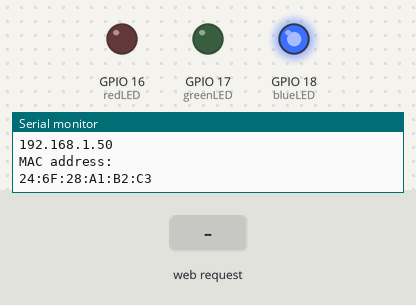
Bench run of a program on a simulated ESP32. Parts: output pins drawn as LEDs (lit = HIGH), the last lines printed to the serial monitor. The inputs (shaded band) are chosen by the test bench. WiFi joins after 1.5 s; servers stay silent unless stated.

Above: at 2.7 s.
2.8 s: HTTP request GET /?r received
At 3.4 s:
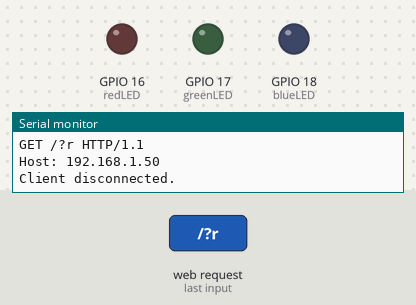
4.3 s: HTTP request GET /status received
5.8 s: HTTP request GET /off received
Timing chart, 0 to 8.8 s (numbered marks = the images above; inputs shaded):
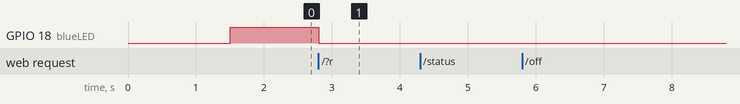

The program:

main.cpp
```cpp
#include <Arduino.h>

#include <WiFi.h>

const char* ssid = "yourSSID";
const char* password = "yourPassword";

// Current time
unsigned long currentTime = millis();
// Previous time
unsigned long previousTime = 0;
// Define timeout time in milliseconds (example: 2000ms = 2s)
const long timeoutTime = 2000;

// Set web server port number to 80
WiFiServer server(80);

// Decode HTTP GET value
String redString = "0";
String greenString = "0";
String blueString = "0";
int pos1 = 0;
int pos2 = 0;
int pos3 = 0;
int pos4 = 0;

int redVal = 0;
int greenVal = 255;
int blueVal = 72;
bool isTurnedOn = true;

// Variable to store the HTTP req  uest
String header;

const int redLED = 16;
const int greenLED = 17;
const int blueLED = 18;

const int indicatorLED = 19;

const int redChannel = 0;
const int greenChannel = 1;
const int blueChannel = 2;

const int pwmFrequency = 5000;
const int pwmResolution = 8;

void setColour(int r, int g, int b, bool temp = false) {
  ledcWrite(redChannel, r);
  ledcWrite(greenChannel, g);
  ledcWrite(blueChannel, b);

  if (!temp) { // for turning off an on again so values are not set to 0
    redVal = r;
    greenVal = g;
    blueVal = b;
  }

  if (r + g + b <= 0) {
    isTurnedOn = false;
  } else {
    isTurnedOn = true;
  }
}

void setup() {
  Serial.begin(115200);

  WiFi.begin(ssid, password);

  while (WiFi.status() != WL_CONNECTED) {
    delay(500);
    Serial.println("Connecting to WiFi...");
  }


  Serial.println("Connected to the WiFi network");
  Serial.println(WiFi.localIP());
  Serial.println("MAC address: ");
  Serial.println(WiFi.macAddress());
  server.begin();

  ledcSetup(redChannel, pwmFrequency, pwmResolution);
  ledcSetup(greenChannel, pwmFrequency, pwmResolution);
  ledcSetup(blueChannel, pwmFrequency, pwmResolution);


  ledcAttachPin(redLED, redChannel);
  ledcAttachPin(greenLED, greenChannel);
  ledcAttachPin(blueLED, blueChannel);

  setColour(redVal, 0, greenVal);
}

void loop() {

  // setColour(255,255,255);

  WiFiClient client = server.available();   // Listen for incoming clients

  if (client) {                             // If a new client connects,
    currentTime = millis();
    previousTime = currentTime;
    Serial.println("New Client.");          // print a message out in the serial port
    String currentLine = "";                // make a String to hold incoming data from the client
    while (client.connected() && currentTime - previousTime <= timeoutTime) {            // loop while the client's connected
      currentTime = millis();
      if (client.available()) {             // if there's bytes to read from the client,
        char c = client.read();             // read a byte, then
        Serial.write(c);                    // print it out the serial monitor
        header += c;
        if (c == '\n') {                    // if the byte is a newline character
          // if the current line is blank, you got two newline characters in a row.
          // that's the end of the client HTTP request, so send a response:
          if (currentLine.length() == 0) {
            // HTTP headers always start with a response code (e.g. HTTP/1.1 200 OK)
            // and a content-type so the client knows what's coming, then a blank line:
            client.println("HTTP/1.1 200 OK");
            client.println("Content-type:text/html");
            client.println("Access-Control-Allow-Origin: *");
            client.println("Connection: close");
            client.println();

            // Request sample: /?r201g32b255&
            // Red = 201 | Green = 32 | Blue = 255
            if(header.indexOf("GET /?r") >= 0) {
              pos1 = header.indexOf('r');
              pos2 = header.indexOf('g');
              pos3 = header.indexOf('b');
              pos4 = header.indexOf('&');

              redString = header.substring(pos1+1, pos2);
              greenString = header.substring(pos2+1, pos3);
              blueString = header.substring(pos3+1, pos4);

              setColour(redString.toInt(), greenString.toInt(), blueString.toInt());
            }
            if(header.indexOf("GET /status") >= 0) {
              if (!isTurnedOn) {
                client.print("off");
                client.println();
              } else {
                Serial.println("Status requested.");
                client.print("r");
                client.print(redVal);
                client.print("g");
                client.print(greenVal);
                client.print("b");
                client.print(blueVal);
                client.println();
              }
            }
            if(header.indexOf("GET /off") >= 0) {
              setColour(0, 0, 0, true);
              client.print("of");
            } else if (header.indexOf("GET /on") >= 0) {
              setColour(redVal, greenVal, blueVal);
              client.print("on");
            }

            // Break out of the while loop
            break;
          } else { // if you got a newline, then clear currentLine
            currentLine = "";
          }
        } else if (c != '\r') {  // if you got anything else but a carriage return character,
          currentLine += c;      // add it to the end of the currentLine
        }
      }
    }
    // Clear the header variable
    header = "";
    // Close the connection
    client.stop();
    Serial.println("Client disconnected.");
    Serial.println("");
  }

}
```

Measured:
- after the input at 2.8 s, GPIO 18 (blueLED): HIGH → LOW at once
